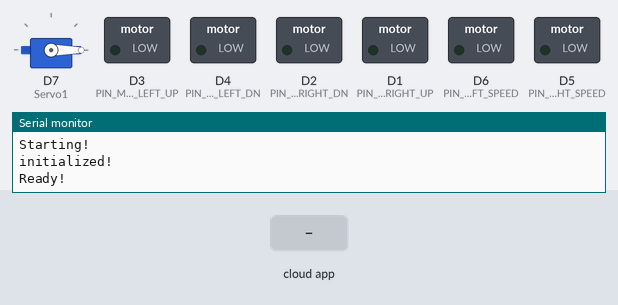
The sketch below on a simulated ESP8266 (NodeMCU). On the bench: servo, switched loads named in the sketch (green lamp = pin HIGH), the last lines printed to the serial monitor. The test bench sets the inputs (shaded band). The RemoteXY app is connected.

Above: at 1.7 s.
1.8 s: the phone or cloud app sets joystick_1_y to -100
At 3.0 s:
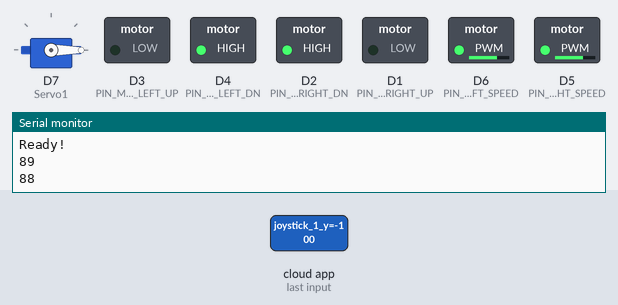
3.3 s: the phone or cloud app sets joystick_1_x to -100
At 4.3 s:
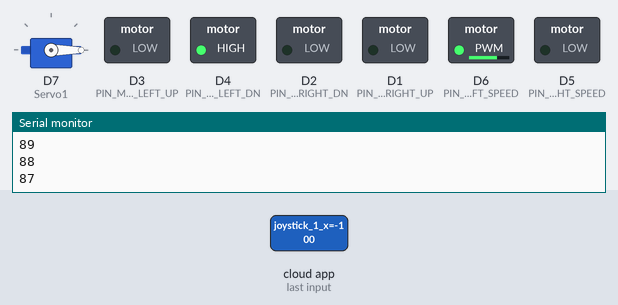
4.8 s: the phone or cloud app sets slider_1 to 25
At 5.4 s:
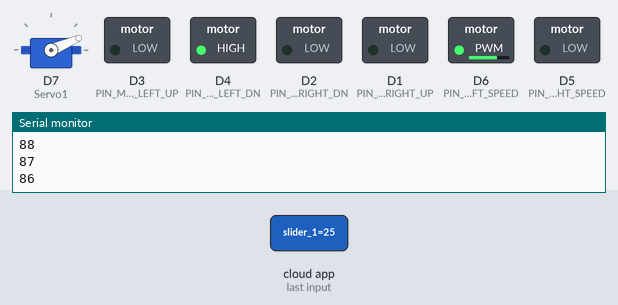
6.3 s: the phone or cloud app sets joystick_1_x to 0
At 6.6 s:
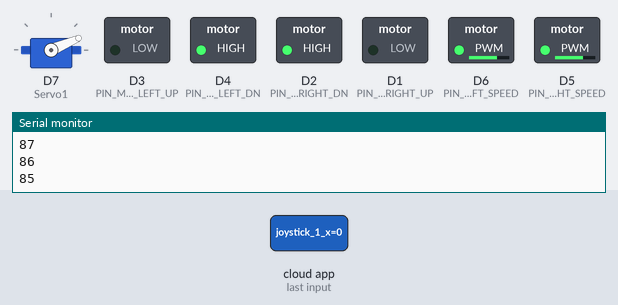
7.8 s: the phone or cloud app sets joystick_1_y to 0
At 8.9 s:
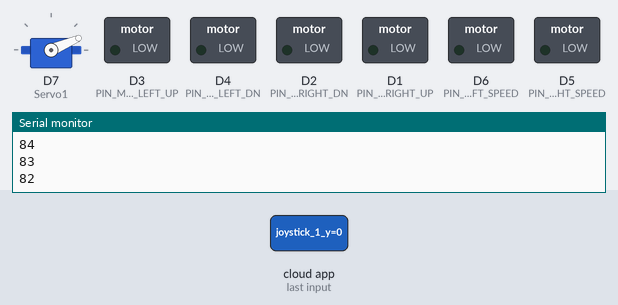
9.3 s: the phone or cloud app sets slider_1 to 50
At 10.1 s:
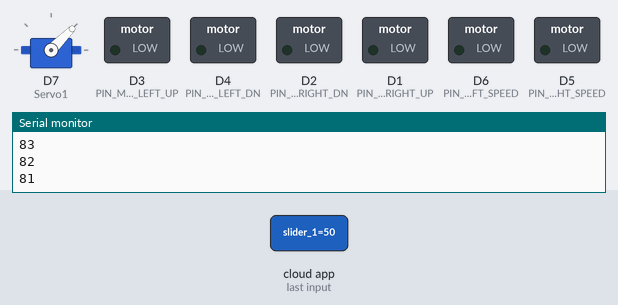
Timing chart, 0 to 11.8 s (numbered marks = the images above; inputs shaded):
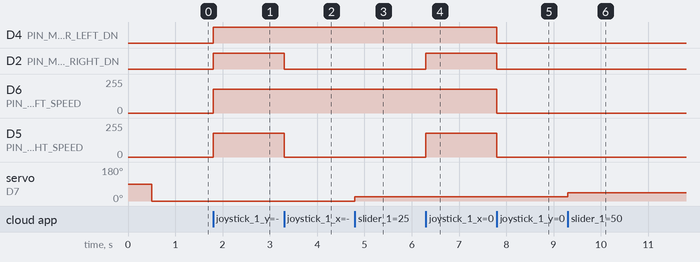

The sketch:

fire_truck.ino
```cpp
// (licence header left out)
//////////////////////////////////////////////
//        RemoteXY include library          //
//////////////////////////////////////////////

// RemoteXY select connection mode and include library
#define REMOTEXY_MODE__ESP8266WIFI_LIB_POINT
#include <ESP8266WiFi.h>
#include <RemoteXY.h>
#include <Servo.h>

// RemoteXY connection settings
#define REMOTEXY_WIFI_SSID "FireTruck"
#define REMOTEXY_WIFI_PASSWORD "87654321"
#define REMOTEXY_SERVER_PORT 6377


// RemoteXY configurate
#pragma pack(push, 1)
uint8_t RemoteXY_CONF[] =
  { 255,3,0,11,0,51,0,13,1,0,
  5,3,61,26,30,30,16,26,31,4,
  0,13,14,8,43,16,26,129,0,4,
  2,17,8,17,83,97,109,0,129,0,
  21,3,12,7,8,73,79,84,0,67,
  1,47,7,24,12,2,31,11 };

// this structure defines all the variables and events of your control interface
struct {

    // input variables
  int8_t joystick_1_x; // =-100..100 x-coordinate joystick position
  int8_t joystick_1_y; // =-100..100 y-coordinate joystick position
  int8_t slider_1; // =0..100 slider position

    // output variables
  char timer[11];  // string UTF8 end zero

    // other variable
  uint8_t connect_flag;  // =1 if wire connected, else =0

} RemoteXY;
#pragma pack(pop)

Servo Servo1;

/////////////////////////////////////////////
//           END RemoteXY include          //
/////////////////////////////////////////////

/* defined the right motor control pins */
#define PIN_MOTOR_RIGHT_UP D1
#define PIN_MOTOR_RIGHT_DN D2
#define PIN_MOTOR_RIGHT_SPEED D5

/* defined the left motor control pins */
#define PIN_MOTOR_LEFT_UP D3
#define PIN_MOTOR_LEFT_DN D4
#define PIN_MOTOR_LEFT_SPEED D6


/* defined two arrays with a list of pins for each motor */
unsigned char RightMotor[3] =
  {PIN_MOTOR_RIGHT_UP, PIN_MOTOR_RIGHT_DN, PIN_MOTOR_RIGHT_SPEED};
unsigned char LeftMotor[3] =
  {PIN_MOTOR_LEFT_UP, PIN_MOTOR_LEFT_DN, PIN_MOTOR_LEFT_SPEED};

/*
   speed control of the motor
   motor - pointer to an array of pins
   v - motor speed can be set from -100 to 100
*/
void Wheel (unsigned char * motor, int v)
{
  if (v>70) v=70;
  if (v<-70) v=-70;

  if (v>0) {
//    Serial.print("pos, ");
    digitalWrite(motor[0], HIGH);
    digitalWrite(motor[1], LOW);
    analogWrite(motor[2], v*2.55);
  }
  else if (v<0) {
//    Serial.print("neg, ");
    digitalWrite(motor[0], LOW);
    digitalWrite(motor[1], HIGH);
    analogWrite(motor[2], (-v)*2.55);
  }
  else {
    digitalWrite(motor[0], LOW);
    digitalWrite(motor[1], LOW);
    analogWrite(motor[2], 0);
  }
}

int prev_t;
int timer;
bool started;

void setup()
{
  Serial.begin(115200);
  Serial.println("Starting!");

  RemoteXY_Init();

  Serial.println("initialized!");
  delay(500);
  /* initialization pins */
  pinMode (PIN_MOTOR_RIGHT_UP, OUTPUT);
  pinMode (PIN_MOTOR_RIGHT_DN, OUTPUT);
  pinMode (PIN_MOTOR_LEFT_UP, OUTPUT);
  pinMode (PIN_MOTOR_LEFT_DN, OUTPUT);

  Servo1.attach(D7);
  timer = 90;
  prev_t = millis();
  started = false;

  Serial.println("Ready!");
}

void loop()
{
  RemoteXY_Handler();
  if ((!started) && (RemoteXY.joystick_1_y != 0))
  {
    started = true;
  }

  Servo1.write(map(RemoteXY.slider_1, 0, 100, 0, 90));

  /* manage the right motor */
  Wheel(RightMotor, RemoteXY.joystick_1_y - RemoteXY.joystick_1_x);
  /* manage the left motor */
  Wheel(LeftMotor, RemoteXY.joystick_1_y + RemoteXY.joystick_1_x);


  if (started && (millis() - prev_t) > 1000)
  {
    dtostrf(timer, 0, 2, RemoteXY.timer);
//    RemoteXY.timer = itoa(timer, RemoteXY.timer, 10);
    timer -= 1;
    if (timer < 0)
    {
      timer = 0;
    }
    prev_t = millis();
    Serial.println(timer);
  }

  if (timer == -2)
  {
//    RemoteXY.joystick_1_y = 0;
//    RemoteXY.joystick_1_x = 0;
    Wheel(RightMotor, 0);
    Wheel(LeftMotor, 0);
    delay(10000);
    timer = 90;
    started = false;
  }
//  sprintf(RemoteXY.score, "Score: %d", 3);
//  Serial.println(RemoteXY.score);
}
```

Measured:
- after the input at 1.8 s, D4 (PIN_MOTOR_LEFT_DN), D2 (PIN_MOTOR_RIGHT_DN): LOW → HIGH at once; D6 (PIN_MOTOR_LEFT_SPEED), D5 (PIN_MOTOR_RIGHT_SPEED): 0/255 → 178/255 at once
- after the input at 3.3 s, D2 (PIN_MOTOR_RIGHT_DN): HIGH → LOW at once; D5 (PIN_MOTOR_RIGHT_SPEED): 178/255 → 0/255 at once
- after the input at 4.8 s, servo on D7 (Servo1): 0° → 23° at once
- after the input at 6.3 s, D2 (PIN_MOTOR_RIGHT_DN): LOW → HIGH at once; D5 (PIN_MOTOR_RIGHT_SPEED): 0/255 → 178/255 at once
- after the input at 7.8 s, D4 (PIN_MOTOR_LEFT_DN), D2 (PIN_MOTOR_RIGHT_DN): HIGH → LOW at once; D6 (PIN_MOTOR_LEFT_SPEED), D5 (PIN_MOTOR_RIGHT_SPEED): 178/255 → 0/255 at once
- after the input at 9.3 s, servo on D7 (Servo1): 23° → 45° at once
